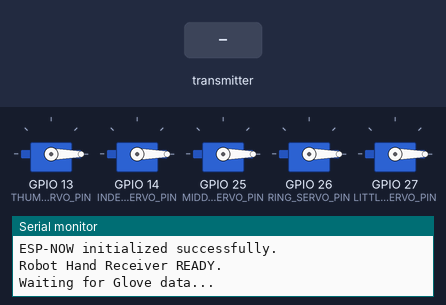
Bench run of a sketch on a simulated ESP32. On the bench: 5 × servo, the last lines printed to the serial monitor. The test bench sets the inputs (shaded band).

Above: at 1.7 s.
1.8 s: the transmitter starts sending thumb = 25
At 2.2 s:
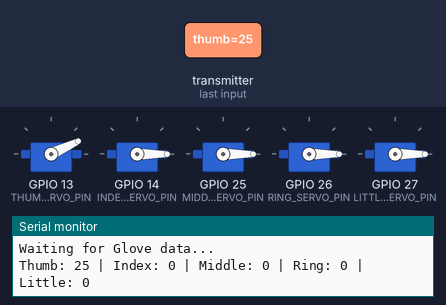
3.3 s: the transmitter starts sending index = 1024
At 4.5 s:
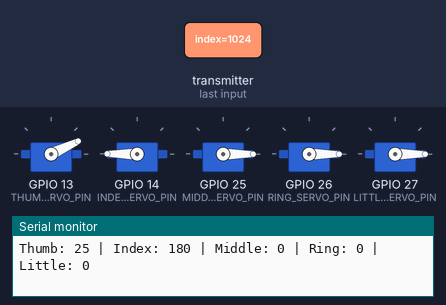
4.8 s: the transmitter starts sending middle = 1024
At 5.6 s:
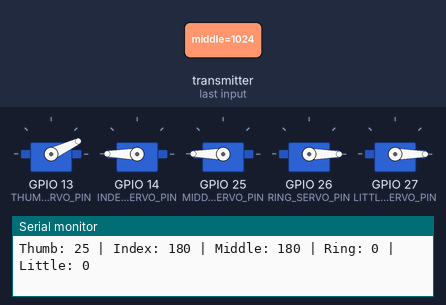
6.3 s: the transmitter starts sending ring = 1024
At 6.8 s:
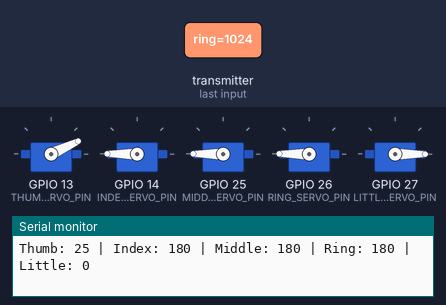
7.8 s: the transmitter starts sending little = 1024
At 9.0 s:
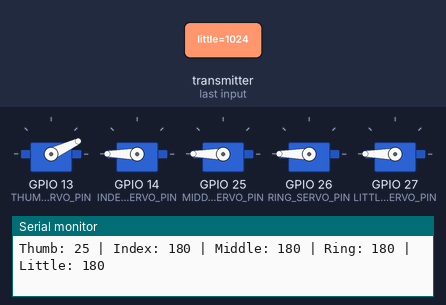
9.3 s: the transmitter starts sending thumb = 0
At 10.3 s:
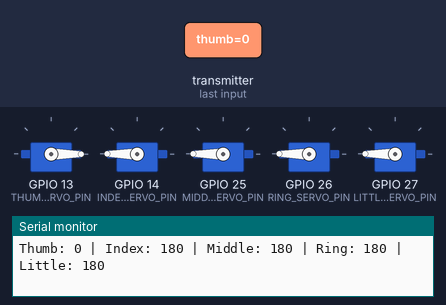
Timing chart, 0 to 11.8 s (numbered marks = the images above; inputs shaded):
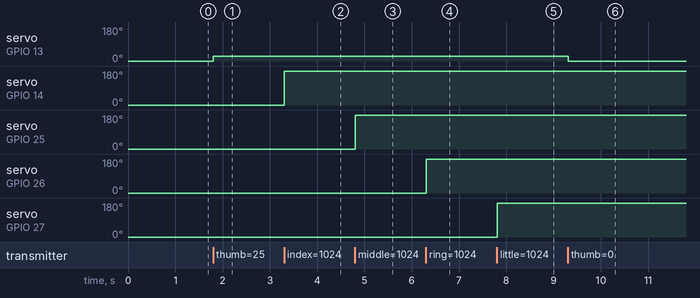

The sketch:

robot_side.ino
```cpp
#include <WiFi.h>
#include <esp_now.h>
#include <ESP32Servo.h>

// ======================================================
// BIONIC HAND - ROBOT HAND SIDE
// ESP-NOW RECEIVER -> 5 SERVO MOTORS
// ======================================================


// ======================================================
// CREATE FIVE SERVO OBJECTS
// ======================================================

Servo thumbServo;
Servo indexServo;
Servo middleServo;
Servo ringServo;
Servo littleServo;


// ======================================================
// SERVO PINS
// ======================================================

const int THUMB_SERVO_PIN  = 13;
const int INDEX_SERVO_PIN  = 14;
const int MIDDLE_SERVO_PIN = 25;
const int RING_SERVO_PIN   = 26;
const int LITTLE_SERVO_PIN = 27;


// ======================================================
// DATA STRUCTURE
// MUST BE EXACTLY SAME AS GLOVE SIDE
// ======================================================

typedef struct struct_message {

  int thumb;
  int index;
  int middle;
  int ring;
  int little;

} struct_message;


// Incoming packet
struct_message receivedData;


// Latest finger angles
int thumbAngle  = 0;
int indexAngle  = 0;
int middleAngle = 0;
int ringAngle   = 0;
int littleAngle = 0;


// New data flag
volatile bool newData = false;


// ======================================================
// ESP-NOW RECEIVE CALLBACK
// ======================================================

void OnDataRecv(
  const esp_now_recv_info_t *recv_info,
  const uint8_t *incomingData,
  int len
) {

  // Make sure packet size is correct
  if (len == sizeof(receivedData)) {

    memcpy(
      &receivedData,
      incomingData,
      sizeof(receivedData)
    );

    // Copy incoming finger angles
    thumbAngle =
      receivedData.thumb;

    indexAngle =
      receivedData.index;

    middleAngle =
      receivedData.middle;

    ringAngle =
      receivedData.ring;

    littleAngle =
      receivedData.little;

    newData = true;
  }
}


// ======================================================
// SETUP
// ======================================================

void setup() {

  Serial.begin(115200);

  delay(500);

  Serial.println();
  Serial.println("==================================");
  Serial.println(" BIONIC ROBOT HAND");
  Serial.println(" ESP-NOW 5 SERVO RECEIVER");
  Serial.println("==================================");


  // ====================================================
  // ATTACH SERVOS
  // ====================================================

  thumbServo.attach(
    THUMB_SERVO_PIN
  );

  indexServo.attach(
    INDEX_SERVO_PIN
  );

  middleServo.attach(
    MIDDLE_SERVO_PIN
  );

  ringServo.attach(
    RING_SERVO_PIN
  );

  littleServo.attach(
    LITTLE_SERVO_PIN
  );


  // Initial position
  thumbServo.write(0);
  indexServo.write(0);
  middleServo.write(0);
  ringServo.write(0);
  littleServo.write(0);


  // ====================================================
  // START WI-FI RADIO
  // ====================================================

  WiFi.mode(WIFI_STA);


  // ====================================================
  // INITIALIZE ESP-NOW
  // ====================================================

  if (esp_now_init() != ESP_OK) {

    Serial.println(
      "ERROR: ESP-NOW initialization failed!"
    );

    return;
  }


  // ====================================================
  // REGISTER RECEIVE CALLBACK
  // ====================================================

  esp_now_register_recv_cb(
    OnDataRecv
  );


  Serial.println(
    "ESP-NOW initialized successfully."
  );

  Serial.println(
    "Robot Hand Receiver READY."
  );

  Serial.println(
    "Waiting for Glove data..."
  );

  Serial.println();
}


// ======================================================
// MAIN LOOP
// ======================================================

void loop() {

  if (newData) {

    newData = false;


    // ==================================================
    // SAFETY LIMIT
    // ==================================================

    thumbAngle =
      constrain(thumbAngle, 0, 180);

    indexAngle =
      constrain(indexAngle, 0, 180);

    middleAngle =
      constrain(middleAngle, 0, 180);

    ringAngle =
      constrain(ringAngle, 0, 180);

    littleAngle =
      constrain(littleAngle, 0, 180);


    // ==================================================
    // MOVE ALL FIVE SERVOS
    // ==================================================

    thumbServo.write(
      thumbAngle
    );

    indexServo.write(
      indexAngle
    );

    middleServo.write(
      middleAngle
    );

    ringServo.write(
      ringAngle
    );

    littleServo.write(
      littleAngle
    );


    // ==================================================
    // SERIAL MONITOR
    // ==================================================

    Serial.print("Thumb: ");
    Serial.print(thumbAngle);

    Serial.print(" | Index: ");
    Serial.print(indexAngle);

    Serial.print(" | Middle: ");
    Serial.print(middleAngle);

    Serial.print(" | Ring: ");
    Serial.print(ringAngle);

    Serial.print(" | Little: ");
    Serial.println(littleAngle);
  }
}
```

Measured:
- after the input at 1.8 s, servo on GPIO 13 (THUMB_SERVO_PIN): 0° → 25° at once
- after the input at 3.3 s, servo on GPIO 14 (INDEX_SERVO_PIN): 0° → 180° at once
- after the input at 4.8 s, servo on GPIO 25 (MIDDLE_SERVO_PIN): 0° → 180° at once
- after the input at 6.3 s, servo on GPIO 26 (RING_SERVO_PIN): 0° → 180° at once
- after the input at 7.8 s, servo on GPIO 27 (LITTLE_SERVO_PIN): 0° → 180° at once
- after the input at 9.3 s, servo on GPIO 13 (THUMB_SERVO_PIN): 25° → 0° at once
